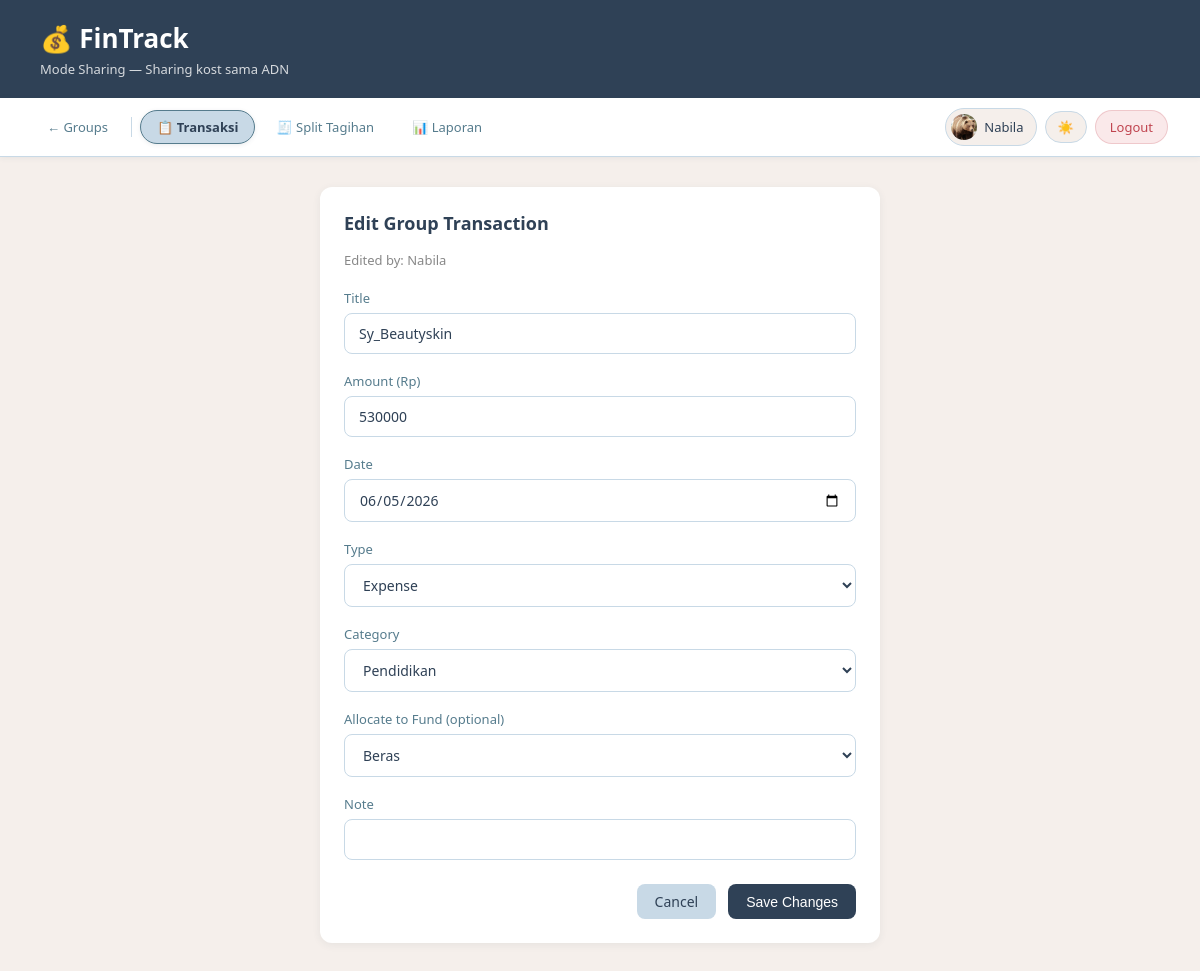
The page /groups/1/edit/1 (signed in) on the database its author committed.
### app.py (models this page shows)
class Group(db.Model):
    id         = db.Column(db.Integer, primary_key=True)
    name       = db.Column(db.String(100), nullable=False)
    code       = db.Column(db.String(8),   unique=True, nullable=False)
    created_by = db.Column(db.Integer, db.ForeignKey('user.id'), nullable=False)
    created_at = db.Column(db.DateTime, default=datetime.utcnow)
    members    = db.relationship('GroupMember',     backref='group', lazy=True)
    funds      = db.relationship('GroupFund',       backref='group', lazy=True)
    logs       = db.relationship('ActivityLog',     backref='group', lazy=True)

class User(UserMixin, db.Model):
    id           = db.Column(db.Integer, primary_key=True)
    name         = db.Column(db.String(100), nullable=False)
    email        = db.Column(db.String(100), unique=True, nullable=False)
    password     = db.Column(db.String(200), nullable=False)
    photo        = db.Column(db.String(200), nullable=True)
    language     = db.Column(db.String(5),  default='id')
    theme        = db.Column(db.String(10), default='light')
    notif_popup  = db.Column(db.Boolean,    default=True)
    timezone     = db.Column(db.String(50), default='Asia/Jakarta')
    created_at   = db.Column(db.DateTime,   default=datetime.utcnow)
    transactions = db.relationship('Transaction', backref='user', lazy=True)

class GroupTransaction(db.Model):
    id       = db.Column(db.Integer, primary_key=True)
    group_id = db.Column(db.Integer, db.ForeignKey('group.id'),      nullable=False)
    fund_id  = db.Column(db.Integer, db.ForeignKey('group_fund.id'), nullable=True)
    user_id  = db.Column(db.Integer, db.ForeignKey('user.id'),       nullable=False)
    title    = db.Column(db.String(100), nullable=False)
    amount   = db.Column(db.Float,       nullable=False)
    category = db.Column(db.String(50),  nullable=False)
    type     = db.Column(db.String(10),  nullable=False)
    date     = db.Column(db.DateTime,    default=datetime.utcnow)
    note     = db.Column(db.String(200), nullable=True)
    user     = db.relationship('User',      backref='group_transactions')
    fund     = db.relationship('GroupFund', backref='transactions')

### app.py (the view, shortened to what this page needs)
@app.route('/groups/<int:group_id>/edit/<int:trans_id>', methods=['GET', 'POST'])
@login_required
def edit_group_transaction(group_id, trans_id):
    group  = Group.query.get_or_404(group_id)
    member = GroupMember.query.filter_by(group_id=group_id, user_id=current_user.id).first()
    if not member:
        flash('Kamu bukan anggota grup ini!', 'danger')
        return redirect(url_for('groups'))
    t = GroupTransaction.query.filter_by(id=trans_id, group_id=group_id).first_or_404()
    funds = GroupFund.query.filter_by(group_id=group_id).all()
    return render_template('edit_group_transaction.html', group=group, transaction=t, funds=funds)

### app.py (called while the page is built)
@login_manager.user_loader
def load_user(user_id):
    return User.query.get(int(user_id))

@app.context_processor
def inject_translation():
    lang = current_user.language if current_user.is_authenticated else 'id'
    return dict(t=get_translation(lang))

### translations.py (called while the page is built)
def get_translation(lang='id'):
    return TRANSLATIONS.get(lang, TRANSLATIONS['id'])

### templates/edit_group_transaction.html (shortened to what this page needs)
<!DOCTYPE html>
<html lang="id">
<head>
    <link rel="stylesheet" href="{{ url_for('static', filename='style.css') }}">
</head>
<body>
<header>
    <h1>💰 FinTrack</h1>
    <p>Mode Sharing — {{ group.name }}</p>
</header>
{% set active = 'detail' %}
<nav class="navbar">
    <a href="/groups" class="nav-back">← {{ t['nav_sharing'] }}</a>
    <a href="/groups/{{ group.id }}" class="nav-link{{ ' active' if active == 'detail' else '' }}">📋 Transaksi</a>
    <a href="/groups/{{ group.id }}/split" class="nav-link{{ ' active' if active == 'split' else '' }}">🧾 Split Tagihan</a>
    <a href="/groups/{{ group.id }}/report" class="nav-link{{ ' active' if active == 'report' else '' }}">📊 Laporan</a>
    <div class="nav-right">
        <div class="user-chip">
            <div class="user-avatar">
                {% if current_user.photo %}
                    <img src="{{ url_for('static', filename='uploads/' + current_user.photo) }}" alt="foto">
                {% else %}
                    👤
                {% endif %}
            </div>
            <span>{{ current_user.name }}</span>
        </div>
        <button class="theme-toggle" onclick="toggleTheme()">
            <span class="theme-icon">☀️</span>
        </button>
        <a href="/logout" class="btn-logout">{{ t['logout'] }}</a>
    </div>
</nav>
<main>
    <div class="card form-card">
        <h2>{{ t['edit_transaction'] }}</h2>
        <p style="font-size:13px; color:#888; margin-bottom:20px;">
            {{ t['edited_by'] }}: {{ current_user.name }}
        </p>
        <form method="POST" action="/groups/{{ group.id }}/edit/{{ transaction.id }}">
            <div class="form-group">
                <label>{{ t['title'] }}</label>
                <input type="text" name="title"
                       value="{{ transaction.title }}" required>
            </div>
            <div class="form-group">
                <label>{{ t['amount'] }} (Rp)</label>
                <input type="number" name="amount"
                       value="{{ transaction.amount | int }}" min="0" required>
            </div>
            <div class="form-group">
                <label>{{ t['date'] }}</label>
                <input type="date" name="date"
                       value="{{ transaction.date.strftime('%Y-%m-%d') }}">
            </div>
            <div class="form-group">
                <label>{{ t['type'] }}</label>
                <select name="type">
                    <option value="expense"
                        {{ 'selected' if transaction.type == 'expense' }}>
                        {{ t['expense'] }}
                    </option>
                </select>
            </div>
            <div class="form-group">
                <label>{{ t['category'] }}</label>
                <select name="category">
                    {% for cat in ['Makanan','Transport','Belanja','Hiburan',
                                   'Kesehatan','Pendidikan','Lainnya'] %}
                    <option value="{{ cat }}"
                        {{ 'selected' if transaction.category == cat }}>
                        {{ t[cat] if t.get(cat) else cat }}
                    </option>
                    {% endfor %}
                </select>
            </div>
            <div class="form-group">
                <label>{{ t['fund_desc'] }}</label>
                <select name="fund_id">
                    {% for fund in funds %}
                    <option value="{{ fund.id }}"
                        {{ 'selected' if transaction.fund_id == fund.id }}>
                        {{ fund.name }}
                    </option>
                    {% endfor %}
                </select>
            </div>
            <div class="form-group">
                <label>{{ t['note'] }}</label>
                <input type="text" name="note"
                       value="{{ transaction.note or '' }}">
            </div>
            <div class="form-actions">
                <a href="/groups/{{ group.id }}" class="btn btn-secondary">{{ t['cancel'] }}</a>
                <button type="submit" class="btn btn-primary">{{ t['save_changes'] }}</button>
            </div>
        </form>
    </div>
</main>
</body>
</html>

### static/style.css (style rules this page uses)
* { margin: 0; padding: 0; box-sizing: border-box; }
body { font-family: 'Segoe UI', sans-serif; background-color: #F5EFEB; color: #2F4156; }
header { background-color: #2F4156; color: white; padding: 20px 40px; }
header h1 { font-size: 26px; }
header p { font-size: 13px; opacity: 0.8; margin-top: 4px; }
main { padding: 30px 40px; }
.card { background: #FFFFFF; border-radius: 12px; padding: 24px; box-shadow: 0 2px 8px rgba(47,65,86,0.07); margin-bottom: 24px; }
.card h2 { margin-bottom: 16px; font-size: 18px; color: #2F4156; }
.btn { display: inline-block; padding: 8px 18px; border-radius: 8px; font-size: 14px; font-weight: 500; cursor: pointer; border: none; text-decoration: none; }
.btn-primary { background: #2F4156; color: white; }
.btn-secondary { background: #C8D9E6; color: #2F4156; }
.form-card { max-width: 560px; margin: 0 auto; }
.form-group { margin-bottom: 18px; }
.form-group label { display: block; font-size: 13px; font-weight: 500; margin-bottom: 6px; color: #567C8D; }
.form-group input, .form-group select, .form-group textarea { width: 100%; padding: 10px 14px; border: 1px solid #C8D9E6; border-radius: 8px; font-size: 14px; font-family: inherit; background: #FFFFFF; color: #2F4156; }
.form-actions { display: flex; gap: 12px; justify-content: flex-end; margin-top: 24px; }
.navbar { background: #FFFFFF; padding: 10px 32px; display: flex; align-items: center; gap: 4px; border-bottom: 1px solid #C8D9E6; box-shadow: 0 1px 6px rgba(47,65,86,0.07); position: sticky; top: 0; z-index: 50; transition: background 0.2s, border-color 0.2s; flex-wrap: nowrap; overflow-x: auto; scrollbar-width: none; }
.navbar a.nav-link { text-decoration: none; color: #567C8D; font-size: 13px; font-weight: 500; padding: 7px 16px; border-radius: 99px; display: inline-flex; align-items: center; gap: 6px; white-space: nowrap; transition: background 0.18s, color 0.18s, border-color 0.18s, box-shadow 0.18s; border: 1.5px solid transparent; }
.navbar a.nav-link.active { background: #C8D9E6; color: #2F4156; font-weight: 650; border-color: #567C8D; box-shadow: 0 1px 4px rgba(47,65,86,0.10); }
.nav-right { margin-left: auto; display: flex; align-items: center; gap: 8px; flex-shrink: 0; }
.user-chip { display: inline-flex; align-items: center; gap: 7px; padding: 5px 12px 5px 5px; border-radius: 99px; background: #F5EFEB; border: 1.5px solid #C8D9E6; font-size: 13px; font-weight: 500; color: #2F4156; white-space: nowrap; }
.user-avatar { width: 26px; height: 26px; border-radius: 50%; background: #C8D9E6; display: flex; align-items: center; justify-content: center; font-size: 12px; overflow: hidden; flex-shrink: 0; }
.user-avatar img { width: 100%; height: 100%; object-fit: cover; }
.theme-toggle { display: inline-flex; align-items: center; gap: 5px; padding: 6px 12px; border-radius: 99px; background: #F5EFEB; border: 1.5px solid #C8D9E6; cursor: pointer; font-size: 13px; font-weight: 500; color: #567C8D; transition: all 0.2s; white-space: nowrap; font-family: inherit; }
.btn-logout { display: inline-flex; align-items: center; gap: 5px; padding: 7px 14px; border-radius: 99px; font-size: 13px; font-weight: 500; background: #FAE9EA; color: #C0444F; border: 1.5px solid rgba(192,68,79,0.2); text-decoration: none; cursor: pointer; transition: all 0.18s; white-space: nowrap; font-family: inherit; }
.nav-back { display: inline-flex; align-items: center; gap: 6px; padding: 7px 14px; border-radius: 99px; font-size: 13px; font-weight: 500; color: #567C8D; text-decoration: none; border: 1.5px solid transparent; transition: all 0.18s; white-space: nowrap; }

### rows shown on the page
Group: name "Sharing kost sama ADN"
User: photo (picture), name "Nabila"

### other values the page prints
{{ t['nav_sharing'] }} "Groups"
{{ t['logout'] }} "Logout"
{{ t['edit_transaction'] }} "Edit Group Transaction"
{{ t['edited_by'] }} "Edited by"
{{ t['title'] }} "Title"
{{ t['amount'] }} "Amount"
{{ t['date'] }} "Date"
{{ t['type'] }} "Type"
{{ t['category'] }} "Category"
{{ t['fund_desc'] }} "Allocate to Fund (optional)"
{{ t['note'] }} "Note"
{{ t['cancel'] }} "Cancel"
{{ t['save_changes'] }} "Save Changes"
form field type "Expense"
form field category "Pendidikan"
